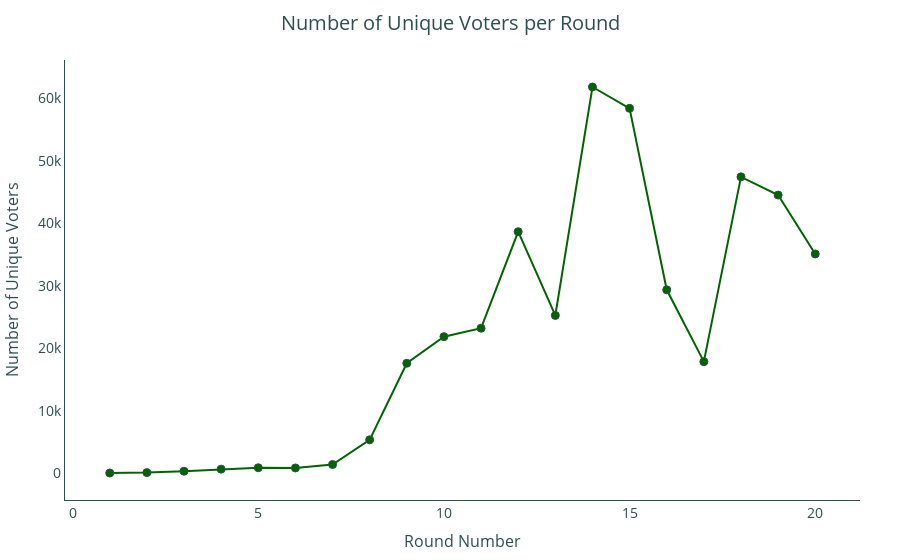

The notebook cell saved with this chart:
### Code cell
# data_grouped represents the number of unique voters per round
data_grouped = data.groupby('round_num')['voter'].nunique()

# Plotting the number of unique voters per round with enhanced aesthetics
fig = go.Figure()

# Add scatter plot
fig.add_trace(go.Scatter(
    x=data_grouped.index, 
    y=data_grouped.values,
    mode='lines+markers',
    marker=dict(size=8, color='darkgreen', line=dict(width=1, color='DarkSlateGrey')),
    line=dict(color='darkgreen', width=2),
    name='Unique Voters'
))

# Update layout for better storytelling
fig.update_layout(
    title=dict(
        text='Number of Unique Voters per Round',
        x=0.5,
        xanchor='center',
        font=dict(size=20, color='DarkSlateGrey')
    ),
    xaxis=dict(
        title='Round Number',
        titlefont=dict(size=16, color='DarkSlateGrey'),
        tickfont=dict(size=14, color='DarkSlateGrey'),
        showgrid=False,
        showline=True,
        linecolor='DarkSlateGrey'
    ),
    yaxis=dict(
        title='Number of Unique Voters',
        titlefont=dict(size=16, color='DarkSlateGrey'),
        tickfont=dict(size=14, color='DarkSlateGrey'),
        showgrid=False,
        showline=True,
        linecolor='DarkSlateGrey'
    ),
    plot_bgcolor='white',
    margin=dict(l=40, r=40, t=60, b=40),
    hovermode='x unified',
    legend=dict(
        x=0.01, y=0.99,
        bgcolor='rgba(255, 255, 255, 0.5)',
        bordercolor='DarkSlateGrey',
        borderwidth=1
    )
)

fig.show()

### Figure 1 — Plotly figure (JSON) as saved in the notebook; plotly's stock layout.template omitted (floating-point values rounded to 4 significant figures)
{"data": [{"line": {"color": "darkgreen", "width": 2}, "marker": {"color": "darkgreen", "line": {"color": "DarkSlateGrey", "width": 1}, "size": 8}, "mode": "lines+markers", "name": "Unique Voters", "type": "scatter", "x": [1, 2, 3, 4, 5, 6, 7, 8, 9, 10, 11, 12, 13, 14, 15, 16, 17, 18, 19, 20], "y": [41, 103, 324, 660, 883, 850, 1401, 5350, 17610, 21870, 23224, 38670, 25271, 61838, 58426, 29369, 17869, 47454, 44534, 35109]}], "layout": {"hovermode": "x unified", "legend": {"bgcolor": "rgba(255, 255, 255, 0.5)", "bordercolor": "DarkSlateGrey", "borderwidth": 1, "x": 0.01, "y": 0.99}, "margin": {"b": 40, "l": 40, "r": 40, "t": 60}, "plot_bgcolor": "white", "title": {"font": {"color": "DarkSlateGrey", "size": 20}, "text": "Number of Unique Voters per Round", "x": 0.5, "xanchor": "center"}, "xaxis": {"linecolor": "DarkSlateGrey", "showgrid": false, "showline": true, "tickfont": {"color": "DarkSlateGrey", "size": 14}, "title": {"font": {"color": "DarkSlateGrey", "size": 16}, "text": "Round Number"}}, "yaxis": {"linecolor": "DarkSlateGrey", "showgrid": false, "showline": true, "tickfont": {"color": "DarkSlateGrey", "size": 14}, "title": {"font": {"color": "DarkSlateGrey", "size": 16}, "text": "Number of Unique Voters"}}}}
